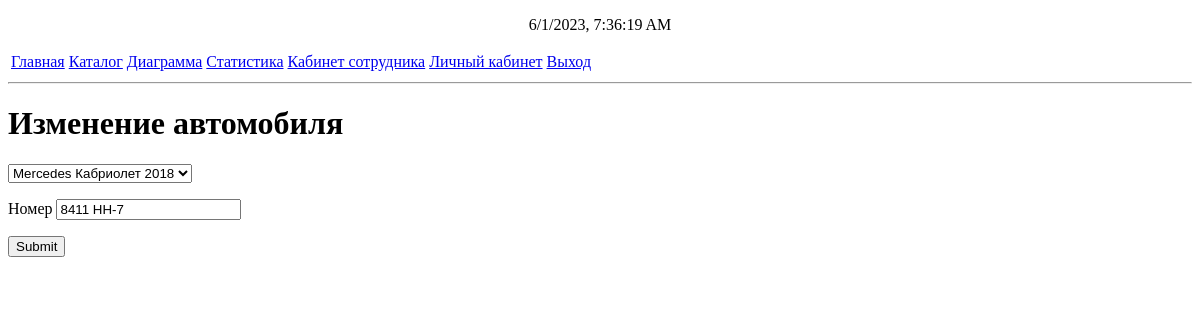
The app's page /editauto?id=2 (signed in), older data.
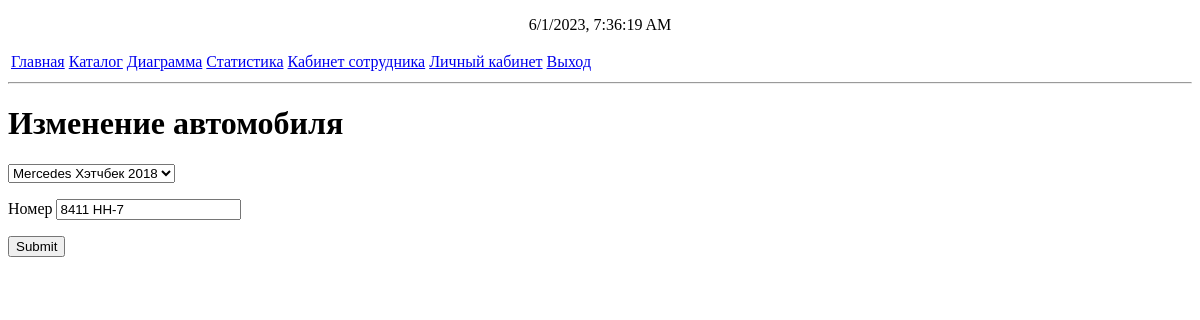
The same page, newer data.
### mainapp/models.py (models this page shows)
class CarModel(models.Model):
    SEDAN = "Седан"
    CROSS = "Кроссовер"
    COUPE = "Купе"
    STATION_WAGON = "Универсал"
    SPORT = "Спорт"
    HATCHBACK = "Хэтчбек"
    CONVERTIBLE = "Кабриолет"
    MINIVAN = "Минивэн"
    BODY_CHOICES = [
        (SEDAN, "Седан"),
        (CROSS, "Кроссовер"),
        (STATION_WAGON, "Универсал"),
        (SPORT, "Седан"),
        (HATCHBACK, "Хэтчбек"),
        (CONVERTIBLE, "Кабриолет"),
        (MINIVAN, "Минивэн"),
        (COUPE, "Купе"),
    ]
    BMW = "BMW"
    MERCEDES = "Mercedes"
    AUDI = "Audi"
    MAZDA = "Mazda"
    VOLVO = "Volvo"
    BRAND_CHOICES = [
        (BMW, 'BMW'),
        (MERCEDES, 'Mercedes'),
        (AUDI,"Audi"),
        (MAZDA, "Mazda"),
        (VOLVO, "Volvo")
    ]
    body = models.CharField(max_length=20, choices=BODY_CHOICES)
    price = models.BigIntegerField(default=40, null=True)
    car_price = models.BigIntegerField(default=10000, null=True)
    id = models.AutoField(primary_key=True)
    brand = models.CharField(max_length=20, choices=BRAND_CHOICES)
    year = models.IntegerField(validators=[MaxValueValidator(2023), MinValueValidator(2010)])
    usageCount = models.IntegerField(default=0)
    def __str__(self):
        return f"{self.brand} {self.body} {self.year}"

### mainapp/views.py (the view)
    def _(request):
        if not request.user.is_staff:
            return HttpResponseRedirect('main')
        return func(request)

### mainapp/views.py (called while the page is built)
def staffpage(func):
    def _(request):
        if not request.user.is_staff:
            return HttpResponseRedirect('main')
        return func(request)
    return _

@staffpage
def editauto(request: HttpRequest):
    fail = False
    id = 0
    if request.method == "POST":
        pst = request.POST
        id = pst.get('id')
        auto = AutoModel.objects.get(id=id)
        if check_number(pst.get('number')):
            auto.carModel = CarModel.objects.get(id=int(pst.get('auto')))
            auto.number = pst.get('number')
            auto.save()
        else:
            fail = True
    else:
        id = int(request.GET.get('id'))
        auto = AutoModel.objects.get(id=id)
    cars = [mod for mod in CarModel.objects.all() if mod.id != id]
    car = auto.carModel
    return render(request, "editauto.html", {'cars':cars, 'fail':fail, "car":car, "obj":auto, "id":id})

### mainapp/templates/editauto.html (shortened to what this page needs)
{% extends "base.html" %}
{%block content%}
<h1>Изменение автомобиля</h1>
<form method="POST" id="form">
    <select name="auto" form="form">
        <option value="{{car.id}}"> {{car}}</option>
    </select>
    <p>
        <label> Номер</label>
        <input type="text" name="number" value="{{obj.number}}">
    </p>
    <input type="submit">
</form>
{%endblock content%}

Row changes from the older to the newer data that the page shows:
changed CarModel: auto "Mercedes Кабриолет 2018" → "Mercedes Хэтчбек 2018"
